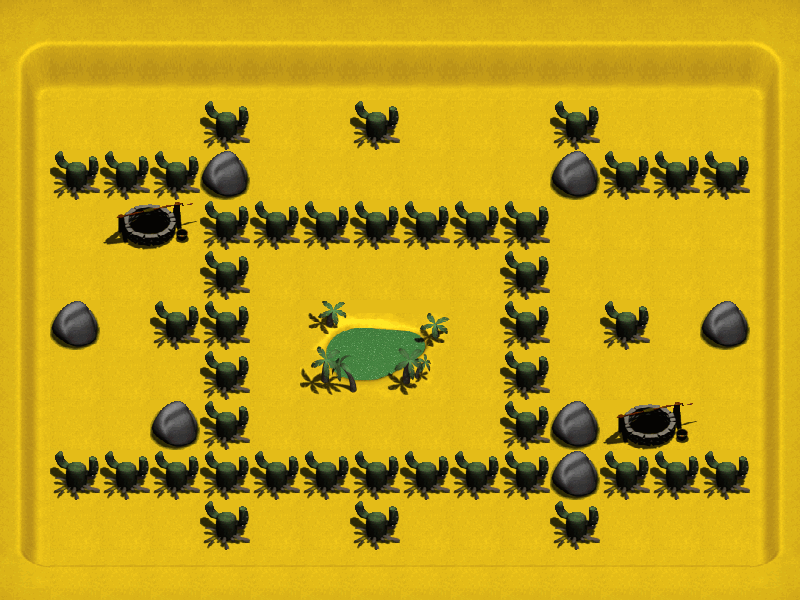

A 2D game scene composited from a Tiled map and its tileset images. What follows is a short description and the map's XML, with each tile layer's data collapsed to a summary:
An orthogonal 16x12 tile map with 50x50 px tiles, 2 tile layers (background, graphics), 3 tilesets and 62 objects.

<map version="1.0" orientation="orthogonal" renderorder="right-down" width="16" height="12" tilewidth="50" tileheight="50" nextobjectid="72">
 <properties>
  <property name="bonus1" value="1" />
  <property name="bonus2" value="2" />
  <property name="bonus3" value="3" />
  <property name="bonus4" value="4" />
  <property name="bonus5" value="5" />
  <property name="bonus6" value="6" />
  <property name="bonus7" value="7" />
  <property name="bonus8" value="8" />
  <property name="bonus9" value="9" />
  <property name="enemy1" type="int" value="3" />
  <property name="enemy2" type="int" value="7" />
  <property name="enemy3" type="int" value="9" />
  <property name="height" type="int" value="600" />
  <property name="main_tile_set" value="third_maps" />
  <property name="num_bonus1" type="int" value="6" />
  <property name="num_bonus2" type="int" value="6" />
  <property name="num_bonus3" type="int" value="2" />
  <property name="num_bonus4" type="int" value="2" />
  <property name="num_bonus5" type="int" value="2" />
  <property name="num_bonus6" type="int" value="2" />
  <property name="num_bonus7" type="int" value="2" />
  <property name="num_bonus8" type="int" value="2" />
  <property name="num_bonus9" type="int" value="2" />
  <property name="num_bonus_total" type="int" value="26" />
  <property name="num_enemies" type="int" value="3" />
  <property name="num_explodable_items" type="int" value="42" />
  <property name="num_types_bonus" value="9" />
  <property name="width" type="int" value="800" />
 </properties>
 <tileset firstgid="1" name="third_maps" tilewidth="50" tileheight="50" tilecount="80" columns="10">
  <image source="third_maps.png" width="511" height="405" />
 </tileset>
 <tileset firstgid="81" name="flames" tilewidth="50" tileheight="50" tilecount="50" columns="10">
  <image source="flames.png" width="512" height="256" />
 </tileset>
 <tileset firstgid="131" name="flamesNBomb" tilewidth="50" tileheight="50" tilecount="8" columns="8">
  <image source="flames/flamesNBomb.png" width="400" height="50" />
 </tileset>
 <layer name="background" width="16" height="12">
  <data>[192 cells, 192 non-empty, 1 distinct tile ids]</data>
 </layer>
 <layer name="graphics" width="16" height="12">
  <data>[192 cells, 192 non-empty, 22 distinct tile ids]</data>
 </layer>
 <objectgroup name="walls">
  <object id="1" x="0" y="0" width="800" height="100" />
  <object id="2" x="750" y="100" width="50" height="500" />
  <object id="3" x="0" y="550" width="750" height="50" />
  <object id="4" x="0" y="100" width="50" height="450" />
  <object id="5" x="50" y="300" width="50" height="50" />
  <object id="6" x="100" y="200" width="100" height="50" />
  <object id="7" x="300" y="300" width="150" height="100" />
  <object id="8" x="600" y="400" width="100" height="50" />
  <object id="9" x="550" y="400" width="50" height="50" />
  <object id="10" x="550" y="450" width="50" height="50" />
  <object id="11" x="700" y="300" width="50" height="50" />
  <object id="12" x="550" y="150" width="50" height="50" />
  <object id="14" x="200" y="150" width="50" height="50" />
  <object id="17" x="150" y="400" width="50" height="50" />
 </objectgroup>
 <objectgroup name="cactis">
  <object id="23" x="50" y="150" width="50" height="50" />
  <object id="24" x="100" y="150" width="50" height="50" />
  <object id="25" x="150" y="150" width="50" height="50" />
  <object id="27" x="50" y="450" width="50" height="50" />
  <object id="28" x="100" y="450" width="50" height="50" />
  <object id="29" x="150" y="450" width="50" height="50" />
  <object id="31" x="350" y="500" width="50" height="50" />
  <object id="32" x="350" y="450" width="50" height="50" />
  <object id="33" x="350" y="200" width="50" height="50" />
  <object id="34" x="350" y="100" width="50" height="50" />
  <object id="36" x="600" y="150" width="50" height="50" />
  <object id="37" x="650" y="150" width="50" height="50" />
  <object id="38" x="700" y="150" width="50" height="50" />
  <object id="39" x="600" y="450" width="50" height="50" />
  <object id="42" x="650" y="450" width="50" height="50" />
  <object id="43" x="700" y="450" width="50" height="50" />
  <object id="44" x="150" y="300" width="50" height="50" />
  <object id="45" x="200" y="300" width="50" height="50" />
  <object id="46" x="200" y="250" width="50" height="50" />
  <object id="47" x="200" y="200" width="50" height="50" />
  <object id="48" x="200" y="350" width="50" height="50" />
  <object id="49" x="200" y="400" width="50" height="50" />
  <object id="50" x="200" y="450" width="50" height="50" />
  <object id="51" x="250" y="450" width="50" height="50" />
  <object id="52" x="300" y="450" width="50" height="50" />
  <object id="53" x="250" y="200" width="50" height="50" />
  <object id="55" x="300" y="200" width="50" height="50" />
  <object id="56" x="400" y="200" width="50" height="50" />
  <object id="57" x="450" y="200" width="50" height="50" />
  <object id="58" x="500" y="200" width="50" height="50" />
  <object id="60" x="500" y="250" width="50" height="50" />
  <object id="61" x="500" y="300" width="50" height="50" />
  <object id="62" x="500" y="350" width="50" height="50" />
  <object id="63" x="500" y="400" width="50" height="50" />
  <object id="64" x="500" y="450" width="50" height="50" />
  <object id="65" x="450" y="450" width="50" height="50" />
  <object id="66" x="400" y="450" width="50" height="50" />
  <object id="67" x="600" y="300" width="50" height="50" />
  <object id="68" x="200" y="100" width="50" height="50" />
  <object id="69" x="200" y="500" width="50" height="50" />
  <object id="70" x="550" y="500" width="50" height="50" />
  <object id="71" x="550" y="100" width="50" height="50" />
 </objectgroup>
 <objectgroup name="Camada de Objectos 3" />
 <objectgroup name="Camada de Objectos 4" />
 <objectgroup name="mooner">
  <object id="15" x="350" y="250" width="50" height="50" />
  <object id="16" x="350" y="400" width="50" height="50" />
 </objectgroup>
 <objectgroup name="Camada de Objectos 6" />
 <objectgroup name="Camada de Objectos 7" />
 <objectgroup name="Camada de Objectos 8" />
 <objectgroup name="redball">
  <object id="18" x="250" y="300" width="50" height="50" />
  <object id="19" x="450" y="350" width="50" height="50" />
 </objectgroup>
 <objectgroup name="Camada de Objectos 10" />
 <objectgroup name="sandmaster">
  <object id="20" x="450" y="300" width="50" height="50" />
  <object id="22" x="250" y="350" width="50" height="50" />
 </objectgroup>
</map>
